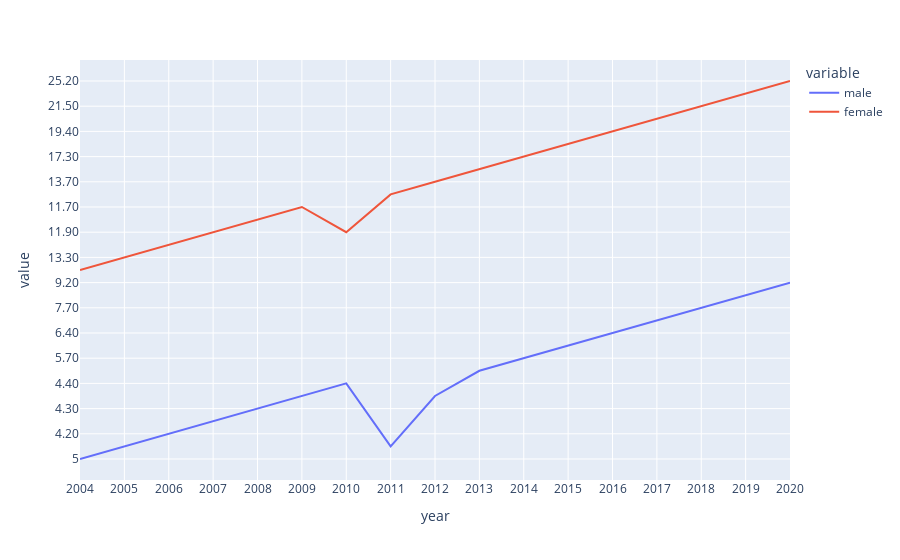

The code cell stored with this chart in its notebook:
### Code cell
plt.figure(figsize=(12,8))
px.line(youth_melted, x='year', y='value',color='variable')
# plt.title('Depression Episodes in Youth by Percent',fontsize=20)
# plt.xticks(rotation=45)

### Figure 1 — Plotly figure (JSON) as saved in the notebook; plotly's stock layout.template omitted (floating-point values rounded to 4 significant figures)
{"data": [{"hovertemplate": "variable=male<br>year=%{x}<br>value=%{y}<extra></extra>", "legendgroup": "male", "line": {"color": "#636efa", "dash": "solid"}, "marker": {"symbol": "circle"}, "mode": "lines", "name": "male", "orientation": "v", "showlegend": true, "type": "scatter", "x": ["2004", "2005", "2006", "2007", "2008", "2009", "2010", "2011", "2012", "2013", "2014", "2015", "2016", "2017", "2018", "2019", "2020"], "xaxis": "x", "y": ["5", "4.50", "4.20", "4.60", "4.30", "4.70", "4.40", "4.50", "4.70", "5.30", "5.70", "5.80", "6.40", "6.80", "7.70", "8.80", "9.20"], "yaxis": "y"}, {"hovertemplate": "variable=female<br>year=%{x}<br>value=%{y}<extra></extra>", "legendgroup": "female", "line": {"color": "#EF553B", "dash": "solid"}, "marker": {"symbol": "circle"}, "mode": "lines", "name": "female", "orientation": "v", "showlegend": true, "type": "scatter", "x": ["2004", "2005", "2006", "2007", "2008", "2009", "2010", "2011", "2012", "2013", "2014", "2015", "2016", "2017", "2018", "2019", "2020"], "xaxis": "x", "y": ["13.10", "13.30", "11.80", "11.90", "12.50", "11.70", "11.90", "12.10", "13.70", "16.20", "17.30", "19.50", "19.40", "20", "21.50", "23", "25.20"], "yaxis": "y"}], "layout": {"legend": {"title": {"text": "variable"}, "tracegroupgap": 0}, "margin": {"t": 60}, "xaxis": {"anchor": "y", "domain": [0, 1], "title": {"text": "year"}}, "yaxis": {"anchor": "x", "domain": [0, 1], "title": {"text": "value"}}}}
